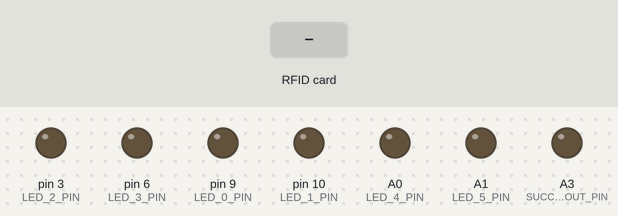
A sketch run on a simulated Arduino Uno, built with avr-gcc and run on an emulated ATmega328P. On the bench: output pins drawn as LEDs (lit = HIGH). The inputs (shaded band) are chosen by the test bench. Pins used as bus, display or sensor lines are not drawn; what the sketch prints to the serial monitor is not drawn.

Above: at 1.2 s.
1.3 s: RFID card 5E 7A 19 C4 held to the reader
Timing chart, 0 to 4.3 s (numbered marks = the images above; inputs shaded):
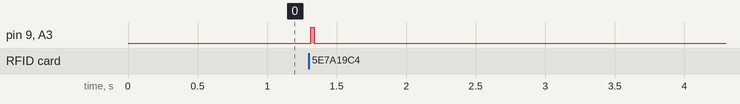

Measured:
- after the input at 1.3 s, pin 9 (LED_0_PIN), A3 (SUCCESS_OUT_PIN): LOW → HIGH at once, → LOW 0.03 s later

The sketch:

rfid_test_v2.ino
```cpp
//=============================================================================
// Exit the library (Siegel 7)
// RFDI detection test program
//=============================================================================

// Compile for
//   Board: Ardunino Uno
//   Processor: ATmega328P

//=============================================================================

#include <SPI.h>
#include <MFRC522.h>

//=============================================================================

#define HARDWARE_VER  2

//=============================================================================
// RFID config

#define READER_TO_TEST  0
#define NR_OF_READERS   5

//=============================================================================
// Pin mapping

#if (HARDWARE_VER == 1)
  #define RST_PIN         9
  #define IRQ_PIN         2
  #define SCK_PIN         13
  #define MOSI_PIN        11
  #define MISO_PIN        12

  #define SS_0_PIN        10
  #define SS_1_PIN        8
  #define SS_2_PIN        7
  #define SS_3_PIN        6
  #define SS_4_PIN        5
  #define SS_5_PIN        4

  #define LED_0_PIN       A0
  #define LED_1_PIN       A1
  #define LED_2_PIN       A2
  #define LED_3_PIN       A3
  #define LED_4_PIN       A4
  #define LED_5_PIN       A5

  #define SUCCESS_OUT_PIN  3

#elif (HARDWARE_VER == 2)
  #define RST_PIN         8
  // IRQ line not connected
  #define SCK_PIN         13
  #define MOSI_PIN        11
  #define MISO_PIN        12

  #define SS_0_PIN        A5
  #define SS_1_PIN        A4
  #define SS_2_PIN        7
  #define SS_3_PIN        5
  #define SS_4_PIN        4
  #define SS_5_PIN        2

  #define LED_0_PIN       9    // PWM T1A
  #define LED_1_PIN       10   // PWM T1B
  #define LED_2_PIN       3    // PWM T2B
  #define LED_3_PIN       6    // PWM T0A
  #define LED_4_PIN       A0
  #define LED_5_PIN       A1

  #define SUCCESS_OUT_PIN  A3
#endif

//=============================================================================

byte ss_pins[] = {SS_0_PIN, SS_1_PIN, SS_2_PIN, SS_3_PIN, SS_4_PIN, SS_5_PIN};
byte led_pins[] = {LED_0_PIN, LED_1_PIN, LED_2_PIN, LED_3_PIN, LED_4_PIN, LED_5_PIN};

MFRC522 mfrc522[NR_OF_READERS];
bool detect[NR_OF_READERS];

//=============================================================================

void setup() {

  digitalWrite( SUCCESS_OUT_PIN, 0 );
  pinMode( SUCCESS_OUT_PIN, OUTPUT );

  // All LEDs off
  for (uint8_t i=0; i<sizeof(led_pins)/sizeof(led_pins[0]); i++) {
      digitalWrite(led_pins[i], 0);
      pinMode(led_pins[i], OUTPUT);
  }

  Serial.begin(115200);
  Serial.println("Hello");

  SPI.begin();

  // IMPORTANT: Disable all Slave-Select lines before initializing readers
  for (uint8_t i=0; i<sizeof(ss_pins)/sizeof(ss_pins[0]); i++) {
    digitalWrite(ss_pins[i], 1);
    pinMode(ss_pins[i], OUTPUT );
  }

  // Keep readers in reset
  digitalWrite(RST_PIN, 0);
  pinMode(RST_PIN, OUTPUT );
  delay(1);


}

// ================================================================================

void loop() {

    // Hard-reset all readers
    digitalWrite(RST_PIN, 0);  delay(1);
    digitalWrite(RST_PIN, 1);  delay(50);

    // Init reader
    int reader = READER_TO_TEST;
    if (reader<0)  reader = 0;
    mfrc522[reader].PCD_Init(ss_pins[reader], RST_PIN);
    Serial.print("Reader ");  Serial.print(reader);  Serial.print(": ");
    mfrc522[reader].PCD_DumpVersionToSerial();
    mfrc522[reader].PCD_SetAntennaGain( 7 << 4 );

    while (1) {
        detect[reader] = 0;
        int ver = read_serial(reader);
        if (ver != 0x92) {
          Serial.print("### Invalid serial number. Restarting...");
          break;
        }

        if (mfrc522[reader].PICC_IsNewCardPresent()  &&
                mfrc522[reader].PICC_ReadCardSerial()) {
            Serial.print( millis() ); Serial.print("\tCard UID:");
            dump_byte_array(mfrc522[reader].uid.uidByte, mfrc522[reader].uid.size);
            Serial.print("\n");
            detect[reader] = 1;
        }

        mfrc522[reader].PCD_SoftPowerDown();

        digitalWrite(led_pins[reader], detect[reader]);
        pinMode(led_pins[reader], OUTPUT);
        digitalWrite(SUCCESS_OUT_PIN, detect[reader]);
        pinMode(SUCCESS_OUT_PIN, OUTPUT);

    }
}

// ================================================================================
// Read serial number
int read_serial( int reader ) {
  byte v = mfrc522[reader].PCD_ReadRegister(MFRC522::VersionReg);
  return v;
}

// Read and print serial number
// This is a copy of MFRC522::PCD_DumpVersionToSerial() that additionally
// returns the read serial code.

int read_print_serial( int reader ) {
  byte v = mfrc522[reader].PCD_ReadRegister(MFRC522::VersionReg);
  Serial.print("Firmware Version: 0x");
  Serial.print(v, HEX);
  switch(v) {
    case 0x88: Serial.println(" = (clone)");  break;
    case 0x90: Serial.println(" = v0.0");     break;
    case 0x91: Serial.println(" = v1.0");     break;
    case 0x92: Serial.println(" = v2.0");     break;
    case 0x12: Serial.println(" = counterfeit chip");     break;
    default:   Serial.println(" = (unknown)");
  }
  if ((v == 0x00) || (v == 0xFF))
    Serial.println("WARNING: Communication failure, is the MFRC522 properly connected?");
  return v;
}

// ================================================================================

void dump_byte_array(byte *buffer, byte bufferSize) {
  for (byte i = 0; i < bufferSize; i++) {
    Serial.print(buffer[i] < 0x10 ? " 0" : " ");
    Serial.print(buffer[i], HEX);
  }
}

// ================================================================================
```
